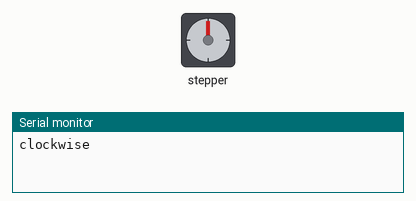
A sketch run on a simulated Arduino Uno, built with avr-gcc and run on an emulated ATmega328P. Shown: stepper motor, the last lines printed to the serial monitor. Stepper angles assume 2048 steps per turn.

Above: at 0.15 s.
At 10.07 s:
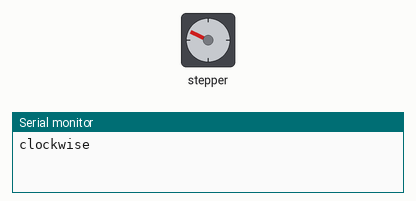
At 19.84 s:
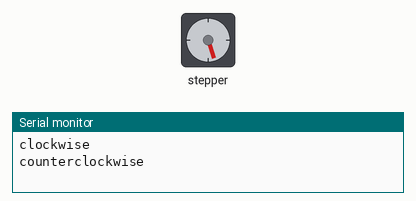
At 39.69 s:
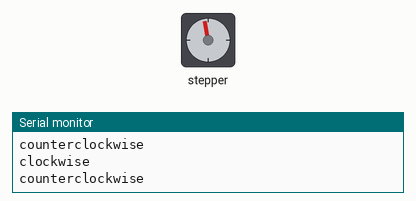
Timing chart, 0 to 40.0 s (numbered marks = the images above):
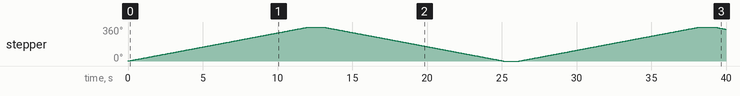

Measured:
- by itself, stepper: turns 360° clockwise in 12.1 s, then 360° counter-clockwise in 12.0 s, then 360° clockwise in 12.1 s, then 23° counter-clockwise in 0.73 s

The sketch:

servo_motor.ino
```cpp
#define in1 19
#define in2 18
#define in3 5
#define in4 17
#include <Stepper.h>

const int stepsPerRevolution = 2048;
Stepper myStepper(stepsPerRevolution, in1, in2, in3, in4);

void setup() {
  // set the speed at 5 rpm
  myStepper.setSpeed(5);
  // initialize the serial port
  Serial.begin(115200);

}


void loop() {
  // step one revolution in one direction:
  Serial.println("clockwise");
  myStepper.step(stepsPerRevolution);
  delay(1000);

  // step one revolution in the other direction:
  Serial.println("counterclockwise");
  myStepper.step(-stepsPerRevolution);
  delay(1000);
}
```
